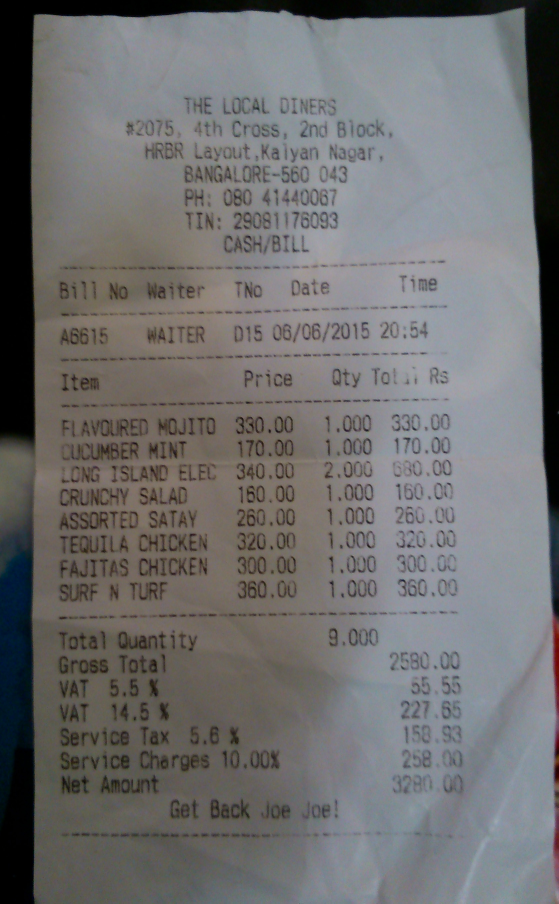
#> input picture testing3.jpg, 1676 x 2710 px (shown at 1/3 size)
$ jupyter execute --allow-errors 'Task 1.ipynb'   (shell and % lines are left out)
#> lines starting #> are read from the running program, lines starting #| are printed output that depends on the picture; after the words box and inside, x2 and y2 are one past the last pixel; in counts of white or black regions, pixels touching at a corner belong together
### utlis.py
import cv2
import numpy as np

## TO STACK ALL THE IMAGES IN ONE WINDOW
# [49 lines left out: functions stackImages, reorder, not called in this run]


def biggestContour(contours):
    biggest = np.array([])
    max_area = 0
    for i in contours:
        area = cv2.contourArea(i)
        if area > 5000:
            peri = cv2.arcLength(i, True)
            approx = cv2.approxPolyDP(i, 0.02 * peri, True)
            if area > max_area and len(approx) == 4:
                biggest = approx
                max_area = area
    return biggest,max_area
# [7 lines left out: function drawRectangle, not called in this run]

def nothing(x):
    pass

# [12 lines left out: functions initializeTrackbars, valTrackbars, not called in this run]

### Task 1.ipynb
<H2> NAME:YUGANDHAR YELAI
<BR> TASK- 1
<BR> TASK NAME:OPTICAL CHARACTER RECOGNITION (OCR) USING PYTHON</H2>

## Installing the dependencies

[cell 1]
import pytesseract
import cv2
import numpy as np
import utlis
import matplotlib.pyplot as plt

## Download the Tesseract module for your Operating System

https://github.com/UB-Mannheim/tesseract/wiki

Give path of the executable file

[cell 2]
pytesseract.pytesseract.tesseract_cmd = r"C:\Users\College\AppData\Local\Programs\Tesseract-OCR\tesseract.exe"

## Loading the Image

[cell 3]
img = cv2.imread("testing3.jpg",flags=0)
#> img: shape (2710, 1676); min 0, max 176, mean 111.6

img = cv2.cvtColor(img,cv2.COLOR_BGR2RGB)
#> img: shape (2710, 1676, 3)
img_h,img_w,_ = img.shape
#> img_h = 2710; img_w = 1676
plt.imshow(img)

## PreProcessing the Image

[cell 4]
gray = cv2.threshold(img, 0, 255,cv2.THRESH_TOZERO)[1]
imgGray = cv2.cvtColor(img, cv2.COLOR_RGB2GRAY) # CONVERTING IMAGE TO GRAY SCALE
imgBlur = cv2.GaussianBlur(imgGray, (5, 5), 1) # ADDING GAUSSIAN BLUR
plt.imshow(imgBlur)

[cell 5]
imgThreshold = cv2.Canny(imgBlur,100,0)# APPLYING CANNY BLUR
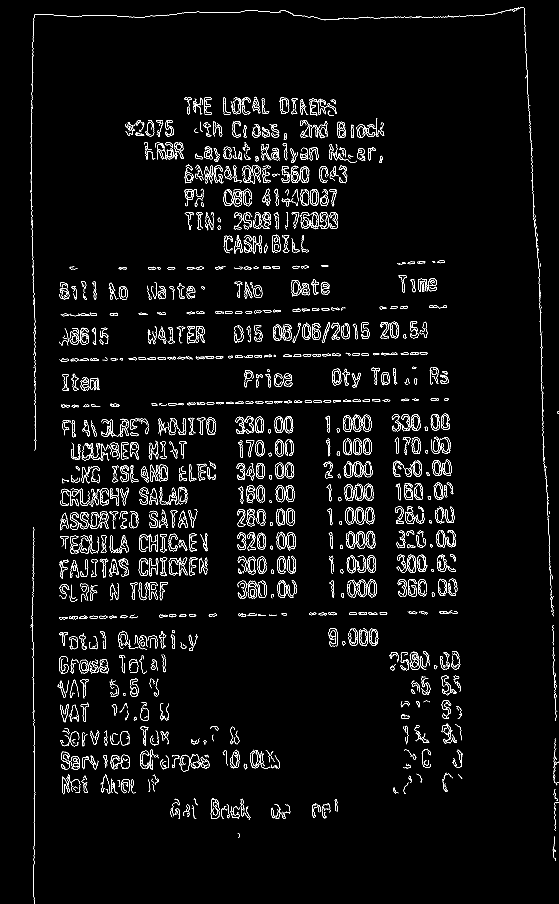
#> imgThreshold: shape (2710, 1676) (shown at 1/3 size); 2.5% white in thin lines or dots
backup = imgThreshold.copy()
plt.imshow(imgThreshold)

[cell 6]
kernel = np.ones((5, 5))
imgDial = cv2.dilate(imgThreshold, kernel, iterations=2) # APPLYING DILATION
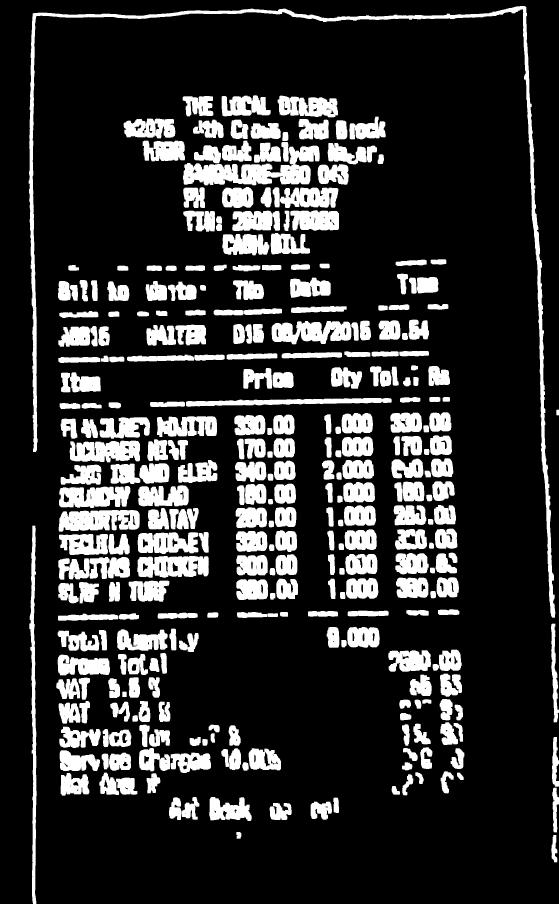
#> imgDial: shape (2710, 1676) (shown at 1/3 size); 19% white; 317 white regions, largest, box (x1, y1, x2, y2) and area: (86, 18, 1666, 1853) 50620, (549, 437, 959, 556) 22908, (176, 1530, 419, 1595) 12505
imgThreshold = cv2.erode(imgDial, kernel, iterations=1)  # APPLYING EROSION
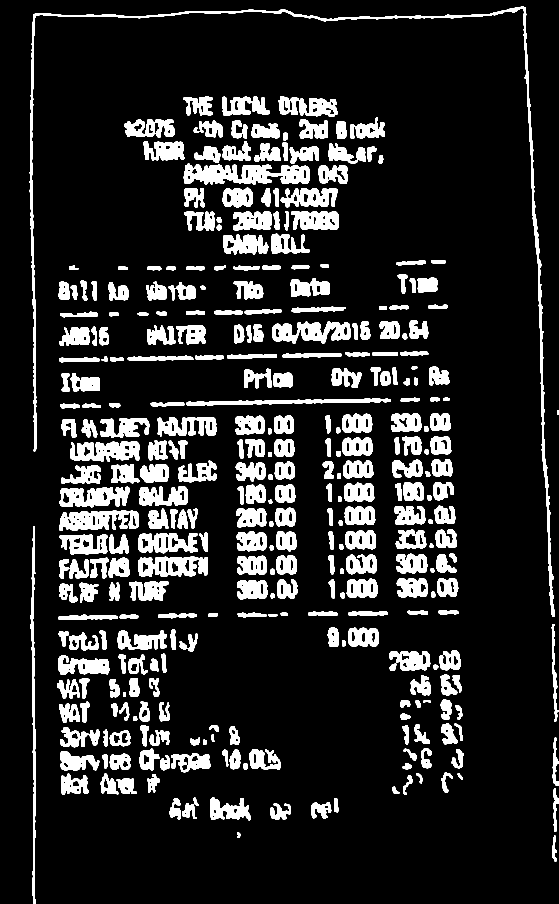
#> imgThreshold: shape (2710, 1676) (shown at 1/3 size); 13.7% white; 327 white regions

[cell 7]
## FIND ALL COUNTOURS
imgContours = img.copy() # COPYING IMAGE FOR DISPLAY PURPOSES
imgBigContour = img.copy() # COPYING IMAGE FOR DISPLAY PURPOSES
contours, hierarchy = cv2.findContours(imgThreshold, cv2.RETR_EXTERNAL, cv2.CHAIN_APPROX_SIMPLE) # FINDING ALL CONTOURS
#> contours = 327 contours; largest, box (x1, y1, x2, y2) and area: (88, 20, 1664, 1851) 25303, (551, 491, 930, 554) 15801, (178, 1532, 417, 1593) 10002, (414, 1670, 624, 1731) 9879, (817, 965, 1052, 1031) 9612
cv2.drawContours(imgContours, contours, -1, (0, 255, 0), 10) # DRAWING ALL DETECTED CONTOURS
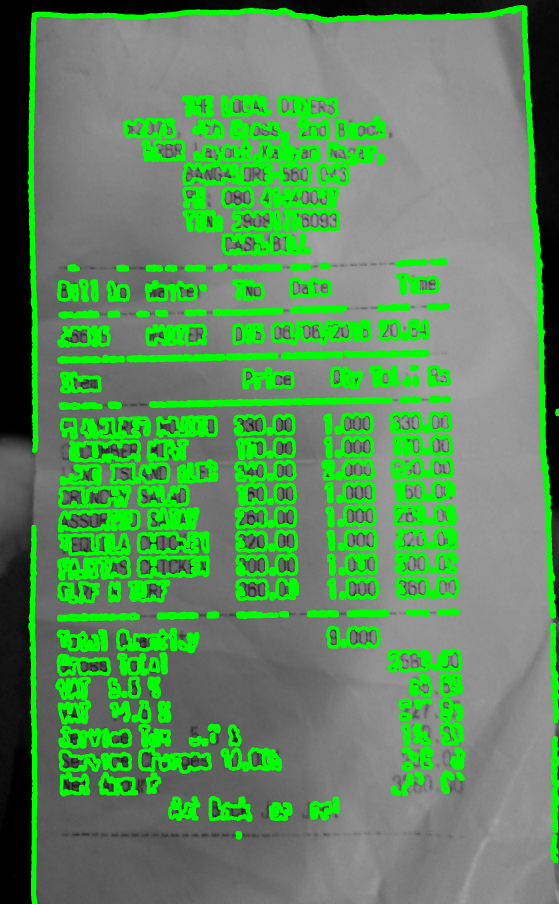
#> imgContours: shape (2710, 1676, 3) (shown at 1/3 size); mean R, G, B 91.4, 141.1, 91.4

## FINDING THE BIGGEST COUNTOUR

[cell 8]
biggest, maxArea = utlis.biggestContour(contours)
#> the loop in biggestContour, `for i in contours:` made 327 passes
#> (area, peri, approx) on passes 141, 215: (5709.5, 2361.8, [[99, 1579], [106, 2709]]), (5626.5, 1293.9, [[1172, 1200], [560, 1214]])
#> (area, peri) on passes 74, 120, 132, 133, 145, 159: (5664, 589.1), (9879, 809), (5954, 565.6), (7619.5, 697.7), (10002, 1013.5), (8947.5, 824.2)
#> after the loop in biggestContour, `for i in contours:`: biggest = empty array; max_area = 0
#> biggest = empty array; maxArea = 0
if biggest.size != 0:
    biggest=utlis.reorder(biggest)
    cv2.drawContours(imgBigContour, biggest, -1, (0, 255, 0), 20) # DRAWING THE BIGGEST CONTOUR
    imgBigContour = utlis.drawRectangle(imgBigContour,biggest,2)
    pts1 = np.float32(biggest) # PREPARE POINTS FOR WARP
    pts2 = np.float32([[0, 0],[img_w, 0], [0, img_h],[img_w, img_h]]) # PREPARING POINTS FOR WARP
    matrix = cv2.getPerspectiveTransform(pts1, pts2)
    imgWarpColored = cv2.warpPerspective(img, matrix, (img_w, img_h))

    #REMOVING 20 PIXELS FORM EACH SIDE

    imgWarpColored=imgWarpColored[20:imgWarpColored.shape[0] - 20, 20:imgWarpColored.shape[1] - 20]
    imgWarpColored = cv2.resize(imgWarpColored,(img_w,img_h))
